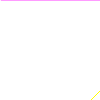
Frame 1 (no input)
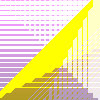
Frame 60 (the mouse pressed at the canvas centre just before this capture)
Frame 120 (the mouse held since frame 60 and released just before this capture): identical to frame 60, image omitted

The Processing sketch that drew these frames (run headless with seeded random() and noise(); from frame 60 on, the mouse is pressed at the canvas centre):

// Processing sketch: processing_115600
// ── processing_115600.pde

/*
  Horizontal vertical and diagonal lines with increasing weight and space between them
 with transparency
 */

int a=0;
float strokew=0.25; 
int colour=255;

void setup() {
  size(100, 100);
  background(255);
  noSmooth();
}

void draw() {
  //   Horizontal lines    //  
  stroke(colour, 0, colour+30, 100);
  strokeWeight(strokew);
  line(0, a, 100, a);

  //   Diagonal lines    //
  // Only for the first 100 iterations of draw  
  if (a<100) {
    stroke(255, 255, 0, 800);
    line(90-a, 100, 100, 90-a);
  }

  //   Vertical lines    //
  // Color and transparency
  stroke(255, 255, 255, 200);
  line(a, 0, a, 100);

  //   Variable handling    //
  // Increase space
  a=a+5;
  // Increase weight
  strokew=strokew+0.25;
  // Change colour
  colour=colour-10;
}
